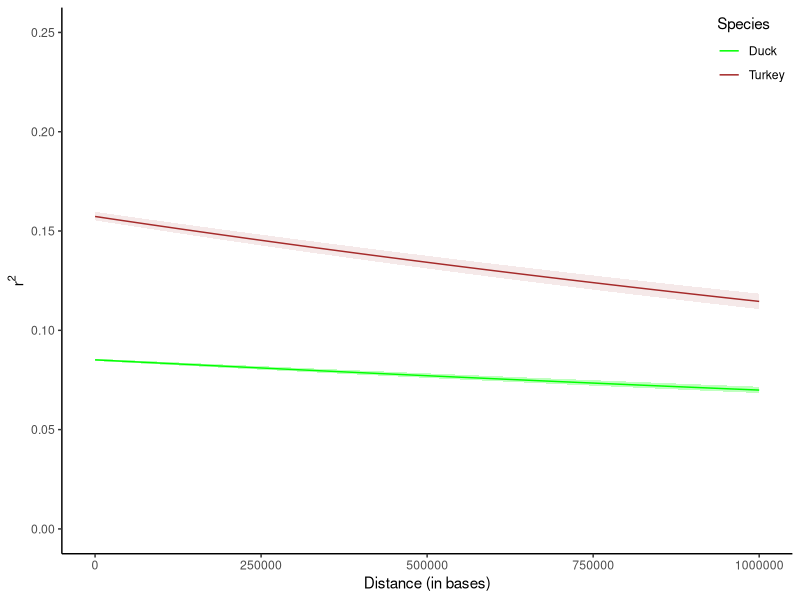

Reproduce this figure in R.
#!/usr/bin/Rscript

#FileName: Thesis_Figure_TD_GLS.R
#Author: "Emma Fox (e.fox16@imperial.ac.uk)"

##IMPORTS
require(ggplot2)
require(gridExtra)
require(grid)
require(RColorBrewer)

##Data Prune
TurkeyDF<-read.csv("../Results/TD/T_GLS_100_Boot.csv")
TurkeyInit<-subset(TurkeyDF, Parameter == "init")
TurkeyInit<-TurkeyInit[order(TurkeyInit$Value),]
TurkeyLam<-subset(TurkeyDF, Parameter == "lam")
TurkeyLam<-TurkeyLam[order(TurkeyLam$Value),]
TurkeyCurve<-read.csv("../Results/TD/Turkey_GLS.csv")
TurkeyInit$CurveVal <- rep(TurkeyCurve[2,4],nrow(TurkeyInit))
TurkeyLam$CurveVal <- rep(TurkeyCurve[3,4],nrow(TurkeyLam))

DuckDF<-read.csv("../Results/TD/D_GLS_100_Boot.csv")
DuckInit<-subset(DuckDF, Parameter == "init")
DuckInit<-DuckInit[order(DuckInit$Value),]
DuckLam<-subset(DuckDF, Parameter == "lam")
DuckLam<-DuckLam[order(DuckLam$Value),]
DuckCurve<-read.csv("../Results/TD/Duck_GLS.csv")
DuckInit$CurveVal <- rep(DuckCurve[2,4],nrow(DuckInit))
DuckLam$CurveVal <- rep(DuckCurve[3,4],nrow(DuckLam))

##Plot
TurkeyCurve<-stat_function(fun=function(x) TurkeyInit[1,5] * exp(TurkeyLam[1,5] * x), geom="line", 
                           aes(colour = "Turkey"),
                           size=.5)
DuckCurve<-stat_function(fun=function(x) DuckInit[1,5] * exp(DuckLam[1,5] * x), geom="line", 
                         aes(colour = "Duck"),
                         size=.5)
BaseDF<-data.frame(
  x=seq(1,10000000,by=1000),
  y=seq(0,0.25)
)
BoundsDF<-data.frame(
  x=BaseDF$x,
  Tmin=TurkeyInit[95,4] * exp(TurkeyLam[95,4] * BaseDF$x),
  Tmax=TurkeyInit[6,4] * exp(TurkeyLam[6,4] * BaseDF$x),
  Dmin=DuckInit[95,4] * exp(DuckLam[95,4] * BaseDF$x),
  Dmax=DuckInit[6,4] * exp(DuckLam[6,4] * BaseDF$x)
)
FullDF<-merge(BaseDF,BoundsDF,by.x = 'x')

TD_Plot<-ggplot(FullDF, aes(x=x,y=y)) + geom_blank() + xlim(0, 1000000) + ylim(0,0.25) +
  geom_ribbon(aes(x=x,ymin=Tmin,ymax=Tmax),fill="brown",alpha=0.1) + TurkeyCurve +
  geom_ribbon(aes(x=x,ymin=Dmin,ymax=Dmax),fill="green",alpha=0.25) + DuckCurve +
  theme(legend.justification = c(1, 1), legend.position = c(1, 1),
        panel.grid.major = element_blank(), panel.grid.minor = element_blank(),
        panel.background = element_blank(), axis.line = element_line(colour = "black")) +
  labs(x="Distance (in bases)",y=expression(r^2),colour="Species") +
  scale_colour_manual("Species", values = c("Turkey" ="brown","Duck" = "green"))

pdf("Turkey_Duck_GLS.pdf")
print(TD_Plot)
dev.off()